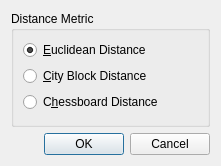
<?xml version="1.0" encoding="UTF-8"?>
<ui version="4.0">
 <class>DistanceTransformDialog</class>
 <widget class="QDialog" name="DistanceTransformDialog">
  <property name="geometry">
   <rect>
    <x>0</x>
    <y>0</y>
    <width>221</width>
    <height>166</height>
   </rect>
  </property>
  <property name="windowTitle">
   <string>Dialog</string>
  </property>
  <layout class="QGridLayout" name="gridLayout">
   <item row="0" column="0">
    <widget class="QGroupBox" name="groupBox">
     <property name="title">
      <string>Distance Metric</string>
     </property>
     <layout class="QVBoxLayout" name="verticalLayout">
      <item>
       <widget class="QRadioButton" name="euclideanButton">
        <property name="text">
         <string>&amp;Euclidean Distance</string>
        </property>
        <property name="checked">
         <bool>true</bool>
        </property>
       </widget>
      </item>
      <item>
       <widget class="QRadioButton" name="cityblockButton">
        <property name="text">
         <string>&amp;City Block Distance</string>
        </property>
       </widget>
      </item>
      <item>
       <widget class="QRadioButton" name="chessboardButton">
        <property name="text">
         <string>C&amp;hessboard Distance</string>
        </property>
       </widget>
      </item>
     </layout>
    </widget>
   </item>
   <item row="1" column="0">
    <widget class="QDialogButtonBox" name="buttonBox">
     <property name="orientation">
      <enum>Qt::Horizontal</enum>
     </property>
     <property name="standardButtons">
      <set>QDialogButtonBox::Cancel|QDialogButtonBox::Ok</set>
     </property>
    </widget>
   </item>
  </layout>
 </widget>
 <resources/>
 <connections>
  <connection>
   <sender>buttonBox</sender>
   <signal>accepted()</signal>
   <receiver>DistanceTransformDialog</receiver>
   <slot>accept()</slot>
   <hints>
    <hint type="sourcelabel">
     <x>248</x>
     <y>254</y>
    </hint>
    <hint type="destinationlabel">
     <x>157</x>
     <y>274</y>
    </hint>
   </hints>
  </connection>
  <connection>
   <sender>buttonBox</sender>
   <signal>rejected()</signal>
   <receiver>DistanceTransformDialog</receiver>
   <slot>reject()</slot>
   <hints>
    <hint type="sourcelabel">
     <x>316</x>
     <y>260</y>
    </hint>
    <hint type="destinationlabel">
     <x>286</x>
     <y>274</y>
    </hint>
   </hints>
  </connection>
 </connections>
</ui>
